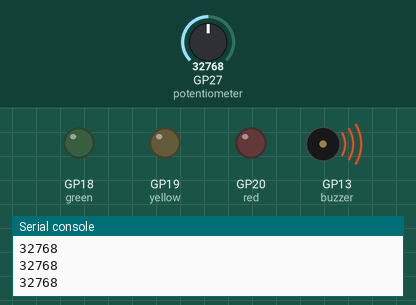
Simulated run of this program. Board: Raspberry Pi Pico running MicroPython. Shown: output pins drawn as LEDs (lit = HIGH), buzzer (waves = sounding), the last lines printed to the serial console. Inputs (shaded band) come from the test bench; at power-on: GP27 (potentiometer) = 32768 (analog values on the 0–65535 scale).

Above: at 3.2 s.
3.3 s: GP27 (potentiometer) set to 0
At 4.5 s:
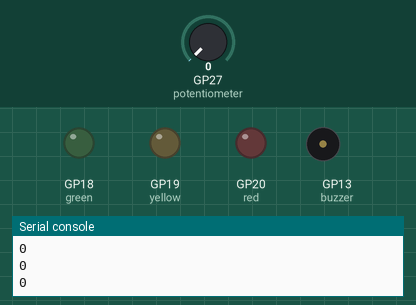
4.8 s: GP27 (potentiometer) set to 7864
At 5.8 s:
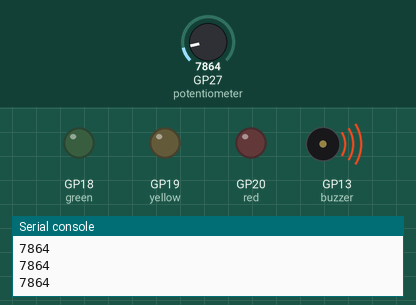
6.3 s: GP27 (potentiometer) set to 65535
At 7.0 s:
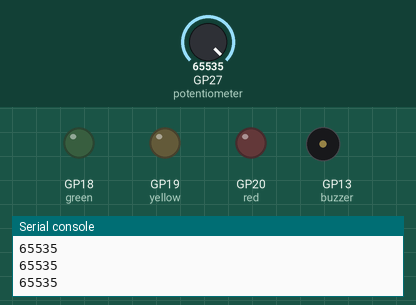
Timing chart, 0 to 9.3 s (numbered marks = the images above; inputs shaded):
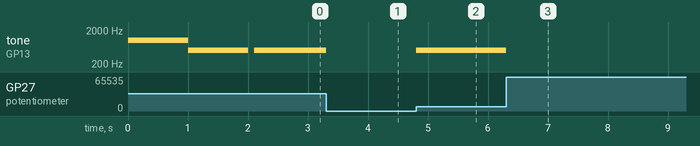

The program:

Day_5b.py
```python
'''
Change buzzer volume with potentiometer
'''

# Imports
from machine import Pin, ADC, PWM
import time

# Set up the LEDs for use with PWM
red = PWM(Pin(20))
yellow = PWM(Pin(19))
green = PWM(Pin(18))

# Set Potentiometer Pins
potentiometer = ADC(Pin(27))

# Set up Buzzer Pin as PWM
buzzer = PWM(Pin(13))

# Set PWM duty
buzzer.duty_u16(10000)

# Set PWM freq to 1000 for 1 sec
buzzer.freq(1000)
time.sleep(1)

# Set PWM freq to 500 for 1 sec
buzzer.freq(500)
time.sleep(1)

# Turn buzzer off
buzzer.duty_u16(0)

volume = 0

while True:

    time.sleep(0.1)

    volume = potentiometer.read_u16() # read the volume

    print(volume)

    buzzer.freq(500) # set tone of buzzer
    buzzer.duty_u16(volume) # set the volume
```

Measured:
- after the input at 3.3 s, tone on GP13 (buzzer): 500 Hz → silent at once
- after the input at 4.8 s, tone on GP13 (buzzer): silent → 500 Hz at once
- after the input at 6.3 s, tone on GP13 (buzzer): 500 Hz → silent at once
